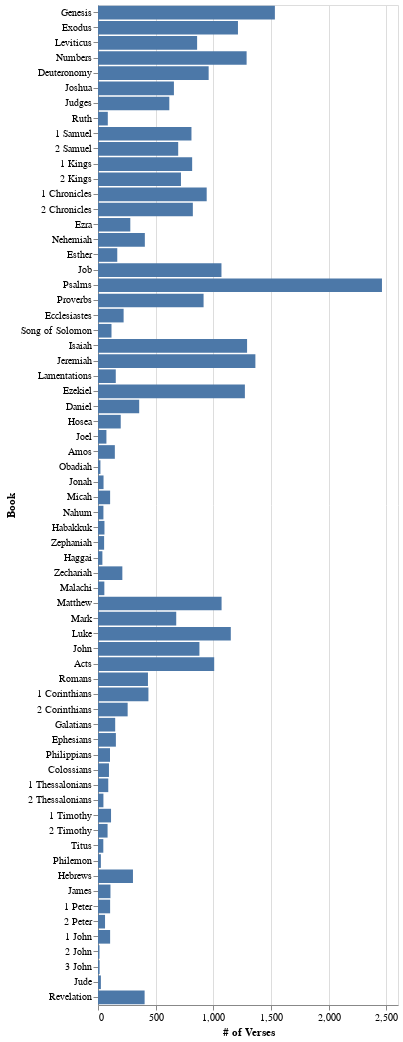

Notebook code cell kept with this figure:
### Code cell
display(Markdown(f"### Verses / Book"))

chart_verse_count = (
    alt.Chart(verse_count_per_book)
    .mark_bar()
    .encode(
        x=alt.X("# of Verses:Q", title="# of Verses"),
        y=alt.Y("Book:N", sort=books, title="Book"),
        tooltip=["Book", "# of Verses"],
    )
    .properties(
                # title="# of Verses per Book",
                width='container',
                height=1000)
    .interactive()
)
display(chart_verse_count)

### Figure 1 — Vega-Lite specification as saved in the notebook (floating-point values rounded to 4 significant figures)
{"config": {"view": {"continuousWidth": 300, "continuousHeight": 300}}, "data": {"name": "data-a09ac204225fb57dfaee1e4d409df098"}, "mark": {"type": "bar"}, "encoding": {"tooltip": [{"field": "Book", "type": "nominal"}, {"field": "# of Verses", "type": "quantitative"}], "x": {"field": "# of Verses", "title": "# of Verses", "type": "quantitative"}, "y": {"field": "Book", "sort": ["Genesis", "Exodus", "Leviticus", "Numbers", "Deuteronomy", "Joshua", "Judges", "Ruth", "1 Samuel", "2 Samuel", "1 Kings", "2 Kings", "1 Chronicles", "2 Chronicles", "Ezra", "Nehemiah", "Esther", "Job", "Psalms", "Proverbs", "Ecclesiastes", "Song of Solomon", "Isaiah", "Jeremiah", "Lamentations", "Ezekiel", "Daniel", "Hosea", "Joel", "Amos", "Obadiah", "Jonah", "Micah", "Nahum", "Habakkuk", "Zephaniah", "Haggai", "Zechariah", "Malachi", "Matthew", "Mark", "Luke", "John", "Acts", "Romans", "1 Corinthians", "2 Corinthians", "Galatians", "Ephesians", "Philippians", "Colossians", "1 Thessalonians", "2 Thessalonians", "1 Timothy", "2 Timothy", "Titus", "Philemon", "Hebrews", "James", "1 Peter", "2 Peter", "1 John", "2 John", "3 John", "Jude", "Revelation"], "title": "Book", "type": "nominal"}}, "height": 1000, "params": [{"name": "param_1", "select": {"type": "interval", "encodings": ["x", "y"]}, "bind": "scales"}], "width": "container", "$schema": "https://vega.github.io/schema/vega-lite/v5.20.1.json", "datasets": {"data-a09ac204225fb57dfaee1e4d409df098": [{"Book": "1 Chronicles", "# of Verses": 942}, {"Book": "1 Corinthians", "# of Verses": 437}, {"Book": "1 John", "# of Verses": 105}, {"Book": "1 Kings", "# of Verses": 816}, {"Book": "1 Peter", "# of Verses": 105}, {"Book": "1 Samuel", "# of Verses": 810}, {"Book": "1 Thessalonians", "# of Verses": 89}, {"Book": "1 Timothy", "# of Verses": 113}, {"Book": "2 Chronicles", "# of Verses": 822}, {"Book": "2 Corinthians", "# of Verses": 257}, {"Book": "2 John", "# of Verses": 13}, {"Book": "2 Kings", "# of Verses": 719}, {"Book": "2 Peter", "# of Verses": 61}, {"Book": "2 Samuel", "# of Verses": 695}, {"Book": "2 Thessalonians", "# of Verses": 47}, {"Book": "2 Timothy", "# of Verses": 83}, {"Book": "3 John", "# of Verses": 14}, {"Book": "Acts", "# of Verses": 1007}, {"Book": "Amos", "# of Verses": 146}, {"Book": "Colossians", "# of Verses": 95}, {"Book": "Daniel", "# of Verses": 357}, {"Book": "Deuteronomy", "# of Verses": 959}, {"Book": "Ecclesiastes", "# of Verses": 222}, {"Book": "Ephesians", "# of Verses": 155}, {"Book": "Esther", "# of Verses": 167}, {"Book": "Exodus", "# of Verses": 1213}, {"Book": "Ezekiel", "# of Verses": 1273}, {"Book": "Ezra", "# of Verses": 280}, {"Book": "Galatians", "# of Verses": 149}, {"Book": "Genesis", "# of Verses": 1533}, {"Book": "Habakkuk", "# of Verses": 56}, {"Book": "Haggai", "# of Verses": 38}, {"Book": "Hebrews", "# of Verses": 303}, {"Book": "Hosea", "# of Verses": 197}, {"Book": "Isaiah", "# of Verses": 1292}, {"Book": "James", "# of Verses": 108}, {"Book": "Jeremiah", "# of Verses": 1364}, {"Book": "Job", "# of Verses": 1070}, {"Book": "Joel", "# of Verses": 73}, {"Book": "John", "# of Verses": 879}, {"Book": "Jonah", "# of Verses": 48}, {"Book": "Joshua", "# of Verses": 658}, {"Book": "Jude", "# of Verses": 25}, {"Book": "Judges", "# of Verses": 618}, {"Book": "Lamentations", "# of Verses": 154}, {"Book": "Leviticus", "# of Verses": 859}, {"Book": "Luke", "# of Verses": 1151}, {"Book": "Malachi", "# of Verses": 55}, {"Book": "Mark", "# of Verses": 678}, {"Book": "Matthew", "# of Verses": 1071}, {"Book": "Micah", "# of Verses": 105}, {"Book": "Nahum", "# of Verses": 47}, {"Book": "Nehemiah", "# of Verses": 406}, {"Book": "Numbers", "# of Verses": 1288}, {"Book": "Obadiah", "# of Verses": 21}, {"Book": "Philemon", "# of Verses": 25}, {"Book": "Philippians", "# of Verses": 104}, {"Book": "Proverbs", "# of Verses": 915}, {"Book": "Psalms", "# of Verses": 2461}, {"Book": "Revelation", "# of Verses": 404}, {"Book": "Romans", "# of Verses": 433}, {"Book": "Ruth", "# of Verses": 85}, {"Book": "Song of Solomon", "# of Verses": 117}, {"Book": "Titus", "# of Verses": 46}, {"Book": "Zechariah", "# of Verses": 211}, {"Book": "Zephaniah", "# of Verses": 53}]}}
